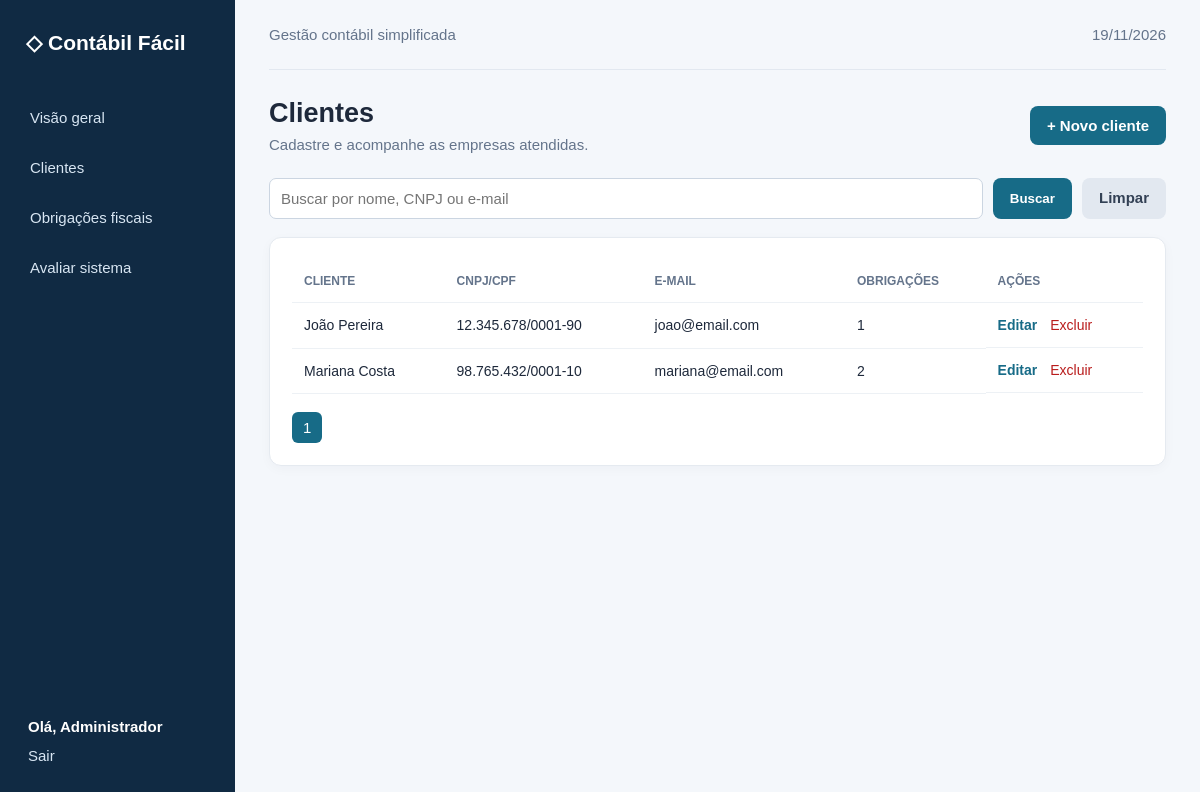
Screenshot of /clientes (signed in) with the database file from the repository.
### tables this page shows
CREATE TABLE clientes (
 id INT AUTO_INCREMENT PRIMARY KEY,
 nome VARCHAR(160) NOT NULL,
 cnpj VARCHAR(30) NOT NULL,
 email VARCHAR(160),
 telefone VARCHAR(30),
 responsavel VARCHAR(120),
 criado_em TIMESTAMP DEFAULT CURRENT_TIMESTAMP,
 UNIQUE KEY uk_cliente_documento (cnpj)
);

### app/Core/helpers.php (called while the page is built, shortened)
<?php
function e(?string $value): string { return htmlspecialchars($value ?? '', ENT_QUOTES | ENT_SUBSTITUTE, 'UTF-8'); }
function render(string $view, array $data = []): void {
    require BASE_PATH . '/app/Views/layout.php';
}
function page_url(array $changes = []): string {
    $params = array_merge($_GET, $changes);
    return '?' . http_build_query($params);
}

### app/Controllers/ClienteController.php (called while the page is built, shortened)
<?php
final class ClienteController {
    public function index(): void {
        auth_required(); $q=trim($_GET['q']??''); $page=max(1,(int)($_GET['page']??1)); $per=8;
        render('clientes/index',['title'=>'Clientes','items'=>Cliente::all($q,$per,($page-1)*$per),'q'=>$q,'page'=>$page,'pages'=>max(1,(int)ceil(Cliente::count($q)/$per))]);
    }
}

### config/config.php (called while the page is built)
<?php
return [
    'db' => [
        'host' => '127.0.0.1',
        'port' => '3306',
        'name' => 'contabil_facil',
        'user' => 'root',
        'pass' => '',
        'charset' => 'utf8mb4',
    ],
];

### app/Core/Database.php (called while the page is built)
<?php
final class Database {
    private static ?PDO $pdo = null;
    public static function connection(): PDO {
        if (self::$pdo === null) {
            $cfg = require BASE_PATH . '/config/config.php';
            $db = $cfg['db'];
            $dsn = "mysql:host={$db['host']};port={$db['port']};dbname={$db['name']};charset={$db['charset']}";
            self::$pdo = new PDO($dsn, $db['user'], $db['pass'], [
                PDO::ATTR_ERRMODE => PDO::ERRMODE_EXCEPTION,
                PDO::ATTR_DEFAULT_FETCH_MODE => PDO::FETCH_ASSOC,
                PDO::ATTR_EMULATE_PREPARES => false,
            ]);
        }
        return self::$pdo;
    }
}

### app/Models/Cliente.php (called while the page is built, shortened)
<?php
final class Cliente {
    public static function all(string $q, int $limit, int $offset): array {
        $sql = "SELECT c.*,
                (SELECT COUNT(*) FROM obrigacoes o
                 WHERE o.cliente_id = c.id) AS total_obrigacoes
                FROM clientes c
                WHERE (
                    ? = ''
                    OR c.nome LIKE ?
                    OR c.cnpj LIKE ?
                    OR c.email LIKE ?
                )
                ORDER BY c.nome
                LIMIT ? OFFSET ?";
        $s = Database::connection()->prepare($sql);
        $like = "%$q%";
        $s->bindValue(1, $q);
        $s->bindValue(2, $like);
        $s->bindValue(3, $like);
        $s->bindValue(4, $like);
        $s->bindValue(5, $limit, PDO::PARAM_INT);
        $s->bindValue(6, $offset, PDO::PARAM_INT);
        $s->execute();
        return $s->fetchAll();
    }
}

### app/Views/clientes/index.php (the view)
<div class="page-head"><div><h1>Clientes</h1><p>Cadastre e acompanhe as empresas atendidas.</p></div><a class="btn" href="/clientes/novo">+ Novo cliente</a></div>
<form class="filters" method="get"><input name="q" placeholder="Buscar por nome, CNPJ ou e-mail" value="<?=e($q)?>"><button class="btn">Buscar</button><a class="btn secondary" href="/clientes">Limpar</a></form>
<section class="panel"><div class="table-wrap"><table><thead><tr><th>Cliente</th><th>CNPJ/CPF</th><th>E-mail</th><th>Obrigações</th><th>Ações</th></tr></thead><tbody>
<?php foreach($items as $c): ?><tr><td><?=e($c['nome'])?></td><td><?=e($c['cnpj'])?></td><td><?=e($c['email'])?></td><td><?= (int)$c['total_obrigacoes']?></td><td class="actions"><a href="/clientes/editar?id=<?=$c['id']?>">Editar</a><form method="post" action="/clientes/excluir" onsubmit="return confirm('Excluir este cliente? As obrigações vinculadas também serão removidas.');"><?=csrf_field()?><input type="hidden" name="id" value="<?=$c['id']?>"><button class="link">Excluir</button></form></td></tr><?php endforeach;?>
<?php if(!$items):?><tr><td colspan="5">Nenhum cliente encontrado.</td></tr><?php endif;?></tbody></table></div>
<div class="pagination"><?php for($i=1;$i<=$pages;$i++):?><a class="<?=$i===$page?'active':''?>" href="<?=e(page_url(['page'=>$i]))?>"><?=$i?></a><?php endfor;?></div></section>

### assets/style.css (style rules this page uses)
* { box-sizing: border-box; }
body { margin: 0; background: #f4f7fb; color: #1e293b; font: 15px Arial, sans-serif; }
.page-head { display: flex; justify-content: space-between; align-items: center; margin: 12px 0 25px; }
.page-head h1 { margin: 0 0 7px; font-size: 27px; }
.page-head p { margin: 0; color: #64748b; }
.btn { display: inline-block; border: 0; background: #176b87; color: white; text-decoration: none; padding: 11px 17px; border-radius: 8px; font-weight: 600; cursor: pointer; }
.btn.secondary { background: #e2e8f0; color: #334155; }
.stat, .panel { background: white; border: 1px solid #e5eaf0; border-radius: 12px; box-shadow: 0 3px 12px #102a4308; }
.panel { padding: 22px; }
.panel-title a, .actions a { color: #176b87; text-decoration: none; font-weight: 600; }
.table-wrap { overflow-x: auto; }
table { border-collapse: collapse; width: 100%; min-width: 650px; }
th, td { text-align: left; padding: 14px 12px; border-bottom: 1px solid #edf1f5; }
th { font-size: 12px; text-transform: uppercase; color: #64748b; }
td { font-size: 14px; }
.filters { display: flex; gap: 10px; margin-bottom: 18px; }
.filters input { flex: 1; }
.filters input, .filters select, input, select, textarea { font: inherit; border: 1px solid #cbd5e1; border-radius: 7px; padding: 11px; background: white; width: 100%; }
.actions { display: flex; gap: 13px; align-items: center; }
.actions form { display: inline; }
.link { border: 0; background: none; color: #b91c1c; cursor: pointer; font: inherit; padding: 0; }
.pagination { display: flex; gap: 7px; margin-top: 18px; }
.pagination a { padding: 7px 11px; border-radius: 6px; background: #f1f5f9; color: #334155; text-decoration: none; }
.pagination a.active { background: #176b87; color: white; }

### rows the page displays
clientes: nome "João Pereira", cnpj "12.345.678/0001-90", email "joao@email.com", total_obrigacoes "1"
clientes: nome "Mariana Costa", cnpj "98.765.432/0001-10", email "mariana@email.com", total_obrigacoes "2"

### other values shown
current_user() "Administrador"
